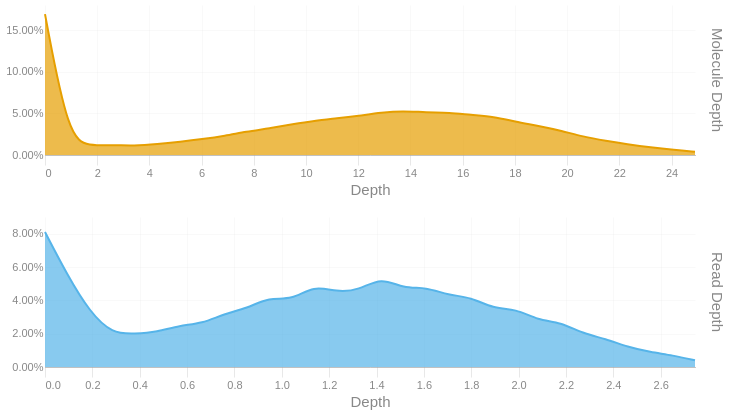

This figure's notebook cell:
### Code cell
readdep = depth_hist(tb['Read Depth'], q99, 3)
readdep = readdep.with_columns(pl.lit('Read Depth').alias('Metric'))
if not SKIPLR:
    moldep = depth_hist(tb['Molecule Depth'], mol_q99, 1)
    moldep = moldep.with_columns(pl.lit('Molecule Depth').alias('Metric'))
    _hist = pl.concat([readdep, moldep])
    _hist = _hist.filter(pl.col('Proportion') != 0)
    with SafeRender(_hist):
        (
            alt.Chart(_hist)        
            .mark_area(interpolate = "basis")
            .encode(
                x=alt.X('Bin:Q').scale(domainMin=0).axis(alt.Axis(title='Depth')),
                y = alt.Y('Proportion:Q', title = None).axis(format = '.2%'),
                color = alt.Color('Metric:N').legend(None),
                row = alt.Row("Metric:N").header(title = None, labelOrient = 'right'),
                tooltip = [
                    alt.Tooltip("Metric:N", title = "Metric"),
                    alt.Tooltip('Interval:N', title = "Depth Interval"),
                    alt.Tooltip('Proportion:Q', title = "% Alignments").format('.2%')
                ]
            )
            .resolve_scale(x='independent', y='independent')
            .properties(
                height = 150, width = 650,
                usermeta={'embedOptions': {'downloadFileName': f'{samplename}.depth.hist'}}
            )
        ).display()
else:
    readdep = readdep.filter(pl.col('Proportion') != 0)
    with SafeRender(readdep):
        (
            alt.Chart(readdep)        
            .mark_area(interpolate = "basis")
            .encode(
                x=alt.X('Bin:Q').scale(domainMin=0).axis(alt.Axis(title='Depth')),
                y = alt.Y('Proportion:Q', title = None).axis(format = '.2%'),
                tooltip = [
                    alt.Tooltip('Interval:N', title = "Depth Interval"),
                    alt.Tooltip('Proportion:Q', title = "% Alignments").format('.2%')
                ]
            )
            .properties(
                usermeta={'embedOptions': {'downloadFileName': f'{samplename}.depth.hist'}}
            )
        ).display()

### Figure 1 — Vega-Lite specification as saved in the notebook (floating-point values rounded to 4 significant figures)
{"width": 650, "height": 150, "config": {"title": {"anchor": "start", "dy": -15, "fontSize": 18, "color": "#888888", "subtitleColor": "#888888", "subtitleFontSize": 14}, "arc": {"fill": "#0072B2"}, "axis": {"domainColor": "#888888", "domainWidth": 0.5, "gridWidth": 0.2, "grid": false, "titleFontWeight": 400, "titleFontSize": 15, "labelFontSize": 11, "labelColor": "#888888", "tickColor": "#888888", "tickWidth": 0.2, "titleColor": "#888888"}, "axisBand": {"grid": false}, "axisX": {"grid": true, "tickSize": 10, "domainCap": "round"}, "axisY": {"domain": false, "grid": true, "tickSize": 0, "domainCap": "round"}, "background": "transparent", "header": {"labelFontSize": 15, "labelColor": "#888888", "titleFontSize": 15, "titleFontWeight": 600, "titleColor": "#888888"}, "legend": {"labelFont": "sans-serif", "labelFontSize": 12, "labelColor": "#888888", "symbolSize": 100, "symbolType": "circle", "titleFontSize": 12, "titlePadding": 10, "titleColor": "#888888", "title": null}, "range": {"category": ["#E69F00", "#56B4E9", "#009E73", "#F0E442", "#0072B2", "#D55E00", "#CC79A7", "#000000"], "diverging": ["#cfe8f3", "#a2d4ec", "#73bfe2", "#46abdb", "#1696d2", "#12719e"]}, "area": {"fill": "#0072B2", "fillOpacity": 0.7, "line": true, "strokeOpacity": 0.7}, "line": {"color": "#0072B2", "stroke": "#0072B2", "strokeWidth": 2}, "trail": {"color": "#0072B2", "stroke": "#0072B2", "strokeWidth": 0, "size": 1}, "point": {"filled": true, "fillOpacity": 1.0, "size": 95}, "text": {"color": "#888888", "fontSize": 11, "align": "right", "fontWeight": 400, "size": 11}, "bar": {"fill": "#0072B2", "stroke": null}, "view": {"stroke": null, "continuousWidth": 660, "continuousHeight": 400}}, "data": {"name": "data-856be8e2de7b42d02a3ca4be744e114c"}, "mark": {"type": "area", "interpolate": "basis"}, "encoding": {"color": {"field": "Metric", "legend": null, "type": "nominal"}, "row": {"field": "Metric", "header": {"title": null, "labelOrient": "right"}, "type": "nominal"}, "tooltip": [{"field": "Metric", "title": "Metric", "type": "nominal"}, {"field": "Interval", "title": "Depth Interval", "type": "nominal"}, {"field": "Proportion", "format": ".2%", "title": "% Alignments", "type": "quantitative"}], "x": {"axis": {"title": "Depth"}, "field": "Bin", "scale": {"domainMin": 0}, "type": "quantitative"}, "y": {"axis": {"format": ".2%"}, "field": "Proportion", "title": null, "type": "quantitative"}}, "resolve": {"scale": {"x": "independent", "y": "independent"}}, "usermeta": {"embedOptions": {"downloadFileName": "TF26LRJL0065_50B_H_10484332_23Y22YLT4_L7.depth.hist"}}, "$schema": "https://vega.github.io/schema/vega-lite/v6.4.1.json", "datasets": {"data-856be8e2de7b42d02a3ca4be744e114c": [{"Bin": 0.0, "Interval": "0.0-0.095", "Proportion": 0.081, "Metric": "Read Depth"}, {"Bin": 0.095, "Interval": "0.095-0.189", "Proportion": 0.055, "Metric": "Read Depth"}, {"Bin": 0.189, "Interval": "0.189-0.284", "Proportion": 0.033, "Metric": "Read Depth"}, {"Bin": 0.284, "Interval": "0.284-0.379", "Proportion": 0.02, "Metric": "Read Depth"}, {"Bin": 0.379, "Interval": "0.379-0.473", "Proportion": 0.02, "Metric": "Read Depth"}, {"Bin": 0.473, "Interval": "0.473-0.568", "Proportion": 0.021, "Metric": "Read Depth"}, {"Bin": 0.568, "Interval": "0.568-0.663", "Proportion": 0.025, "Metric": "Read Depth"}, {"Bin": 0.663, "Interval": "0.663-0.757", "Proportion": 0.026, "Metric": "Read Depth"}, {"Bin": 0.757, "Interval": "0.757-0.852", "Proportion": 0.032, "Metric": "Read Depth"}, {"Bin": 0.852, "Interval": "0.852-0.947", "Proportion": 0.035, "Metric": "Read Depth"}, {"Bin": 0.947, "Interval": "0.947-1.041", "Proportion": 0.042, "Metric": "Read Depth"}, {"Bin": 1.041, "Interval": "1.041-1.136", "Proportion": 0.04, "Metric": "Read Depth"}, {"Bin": 1.136, "Interval": "1.136-1.231", "Proportion": 0.049, "Metric": "Read Depth"}, {"Bin": 1.231, "Interval": "1.231-1.325", "Proportion": 0.045, "Metric": "Read Depth"}, {"Bin": 1.325, "Interval": "1.325-1.42", "Proportion": 0.046, "Metric": "Read Depth"}, {"Bin": 1.42, "Interval": "1.42-1.515", "Proportion": 0.054, "Metric": "Read Depth"}, {"Bin": 1.515, "Interval": "1.515-1.609", "Proportion": 0.047, "Metric": "Read Depth"}, {"Bin": 1.609, "Interval": "1.609-1.704", "Proportion": 0.048, "Metric": "Read Depth"}, {"Bin": 1.704, "Interval": "1.704-1.799", "Proportion": 0.043, "Metric": "Read Depth"}, {"Bin": 1.799, "Interval": "1.799-1.893", "Proportion": 0.042, "Metric": "Read Depth"}, {"Bin": 1.893, "Interval": "1.893-1.988", "Proportion": 0.035, "Metric": "Read Depth"}, {"Bin": 1.988, "Interval": "1.988-2.083", "Proportion": 0.035, "Metric": "Read Depth"}, {"Bin": 2.083, "Interval": "2.083-2.177", "Proportion": 0.028, "Metric": "Read Depth"}, {"Bin": 2.177, "Interval": "2.177-2.272", "Proportion": 0.027, "Metric": "Read Depth"}, {"Bin": 2.272, "Interval": "2.272-2.367", "Proportion": 0.02, "Metric": "Read Depth"}, {"Bin": 2.367, "Interval": "2.367-2.461", "Proportion": 0.017, "Metric": "Read Depth"}, {"Bin": 2.461, "Interval": "2.461-2.556", "Proportion": 0.012, "Metric": "Read Depth"}, {"Bin": 2.556, "Interval": "2.556-2.651", "Proportion": 0.009, "Metric": "Read Depth"}, {"Bin": 2.651, "Interval": "2.651-2.745", "Proportion": 0.007, "Metric": "Read Depth"}, {"Bin": 2.745, "Interval": "2.745-2.84", "Proportion": 0.004, "Metric": "Read Depth"}, {"Bin": 0.0, "Interval": "0.0-0.9", "Proportion": 0.169, "Metric": "Molecule Depth"}, {"Bin": 0.9, "Interval": "0.9-1.7", "Proportion": 0.02, "Metric": "Molecule Depth"}, {"Bin": 1.7, "Interval": "1.7-2.6", "Proportion": 0.011, "Metric": "Molecule Depth"}, {"Bin": 2.6, "Interval": "2.6-3.4", "Proportion": 0.012, "Metric": "Molecule Depth"}, {"Bin": 3.4, "Interval": "3.4-4.3", "Proportion": 0.011, "Metric": "Molecule Depth"}, {"Bin": 4.3, "Interval": "4.3-5.2", "Proportion": 0.013, "Metric": "Molecule Depth"}, {"Bin": 5.2, "Interval": "5.2-6.0", "Proportion": 0.016, "Metric": "Molecule Depth"}, {"Bin": 6.0, "Interval": "6.0-6.9", "Proportion": 0.019, "Metric": "Molecule Depth"}, {"Bin": 6.9, "Interval": "6.9-7.7", "Proportion": 0.023, "Metric": "Molecule Depth"}, {"Bin": 7.7, "Interval": "7.7-8.6", "Proportion": 0.028, "Metric": "Molecule Depth"}, {"Bin": 8.6, "Interval": "8.6-9.5", "Proportion": 0.032, "Metric": "Molecule Depth"}, {"Bin": 9.5, "Interval": "9.5-10.3", "Proportion": 0.037, "Metric": "Molecule Depth"}, {"Bin": 10.3, "Interval": "10.3-11.2", "Proportion": 0.041, "Metric": "Molecule Depth"}, {"Bin": 11.2, "Interval": "11.2-12.0", "Proportion": 0.044, "Metric": "Molecule Depth"}, {"Bin": 12.0, "Interval": "12.0-12.9", "Proportion": 0.047, "Metric": "Molecule Depth"}, {"Bin": 12.9, "Interval": "12.9-13.7", "Proportion": 0.051, "Metric": "Molecule Depth"}, {"Bin": 13.7, "Interval": "13.7-14.6", "Proportion": 0.053, "Metric": "Molecule Depth"}, {"Bin": 14.6, "Interval": "14.6-15.5", "Proportion": 0.051, "Metric": "Molecule Depth"}, {"Bin": 15.5, "Interval": "15.5-16.3", "Proportion": 0.051, "Metric": "Molecule Depth"}, {"Bin": 16.3, "Interval": "16.3-17.2", "Proportion": 0.048, "Metric": "Molecule Depth"}, {"Bin": 17.2, "Interval": "17.2-18.0", "Proportion": 0.046, "Metric": "Molecule Depth"}, {"Bin": 18.0, "Interval": "18.0-18.9", "Proportion": 0.04, "Metric": "Molecule Depth"}, {"Bin": 18.9, "Interval": "18.9-19.8", "Proportion": 0.035, "Metric": "Molecule Depth"}, {"Bin": 19.8, "Interval": "19.8-20.6", "Proportion": 0.029, "Metric": "Molecule Depth"}, {"Bin": 20.6, "Interval": "20.6-21.5", "Proportion": 0.022, "Metric": "Molecule Depth"}, {"Bin": 21.5, "Interval": "21.5-22.3", "Proportion": 0.017, "Metric": "Molecule Depth"}, {"Bin": 22.3, "Interval": "22.3-23.2", "Proportion": 0.013, "Metric": "Molecule Depth"}, {"Bin": 23.2, "Interval": "23.2-24.1", "Proportion": 0.009, "Metric": "Molecule Depth"}, {"Bin": 24.1, "Interval": "24.1-24.9", "Proportion": 0.006, "Metric": "Molecule Depth"}, {"Bin": 24.9, "Interval": "24.9-25.78", "Proportion": 0.004, "Metric": "Molecule Depth"}]}}
